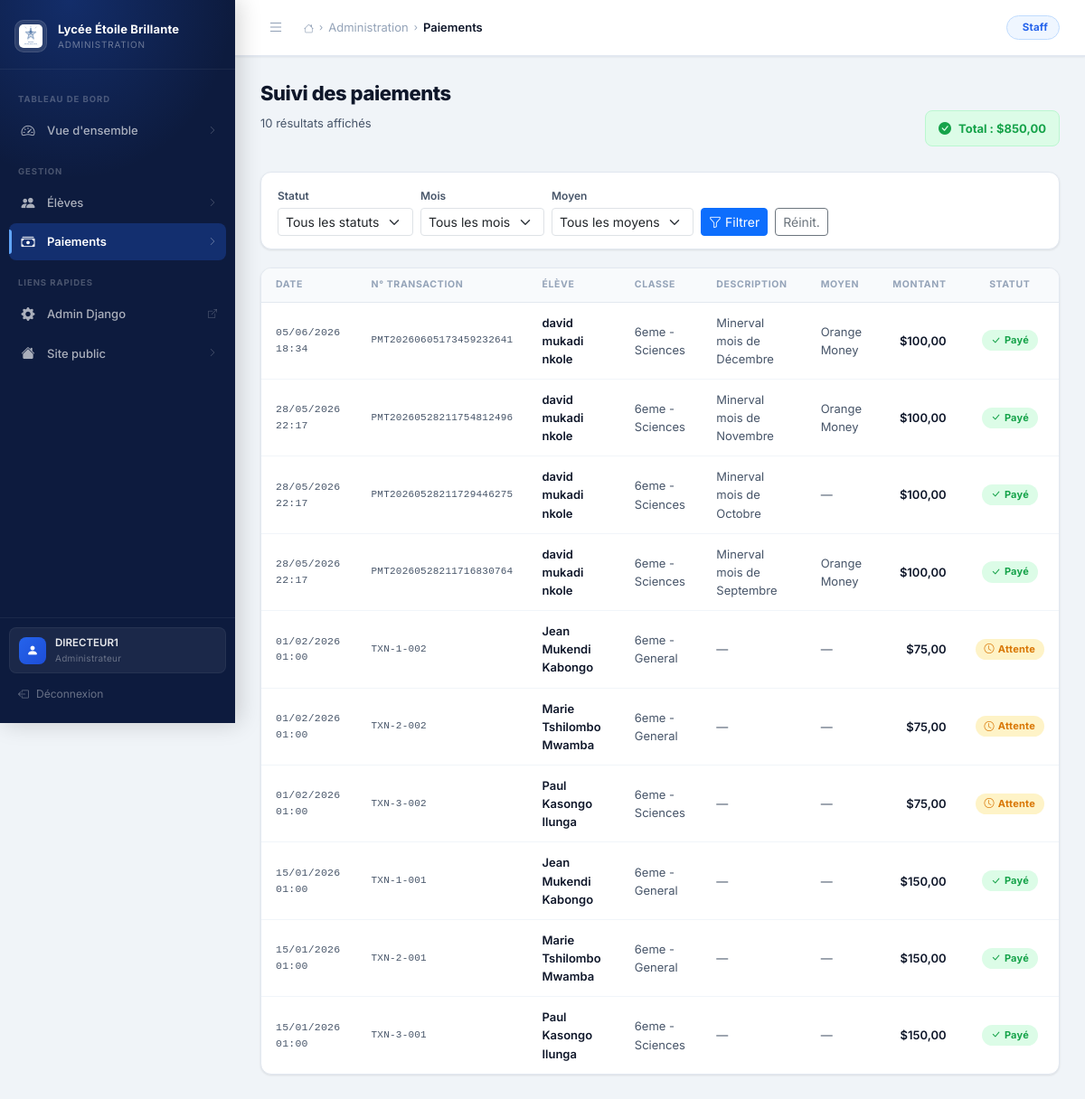
/administration/paiements/ (signed in), run on the app's committed database.
### accounts/models.py (models this page shows, shortened)
class User(AbstractBaseUser, PermissionsMixin):
    identifiant = models.CharField(max_length=50, unique=True)
    is_active = models.BooleanField(default=True)
    is_staff = models.BooleanField(default=False)
    password_created = models.BooleanField(default=False)
    objects = UserManager()
    USERNAME_FIELD = "identifiant"
    REQUIRED_FIELDS = []
    class Meta:
        verbose_name = "utilisateur"
        verbose_name_plural = "utilisateurs"

class Eleve(models.Model):
    user = models.OneToOneField(User, on_delete=models.CASCADE, related_name="eleve")
    nom = models.CharField(max_length=100)
    postnom = models.CharField(max_length=100)
    prenom = models.CharField(max_length=100)
    classe = models.ForeignKey(Classe, on_delete=models.SET_NULL, null=True, blank=True)
    class Meta:
        verbose_name = "élève"
        verbose_name_plural = "élèves"
    @property
    def nom_complet(self):
        return f"{self.prenom} {self.nom} {self.postnom}"

class Classe(models.Model):
    niveau = models.CharField(max_length=100)
    departement = models.CharField(max_length=100)
    class Meta:
        verbose_name = "classe"
        verbose_name_plural = "classes"
    def __str__(self):
        return f"{self.niveau} - {self.departement}"

### payments/models.py (models this page shows, shortened)
class Paiement(models.Model):
    MODE_CHOICES = [
        ("orange", "Orange Money"),
        ("airtel", "Airtel Money"),
        ("mpesa", "M-Pesa"),
    ]
    STATUT_CHOICES = [
        ("en_attente", "En attente"),
        ("paye", "Payé"),
        ("echec", "Échec"),
    ]
    eleve = models.ForeignKey(Eleve, on_delete=models.CASCADE, related_name="paiements")
    frais = models.ForeignKey(FraisScolaire, null=True, blank=True, on_delete=models.PROTECT, related_name="paiements")
    moyen_paiement = models.CharField(max_length=20, choices=MODE_CHOICES, null=True, blank=True)
    montant = models.DecimalField(max_digits=10, decimal_places=2, editable=False, null=True, blank=True)
    description = models.CharField(max_length=255, blank=True)
    statut = models.CharField(max_length=20, choices=STATUT_CHOICES, default="paye")
    date_paiement = models.DateTimeField(auto_now_add=True)
    numero_transaction = models.CharField(max_length=100, unique=True, blank=True)
    class Meta:
        verbose_name = "paiement"
        verbose_name_plural = "paiements"
        ordering = ["-date_paiement"]
        unique_together = ("eleve", "frais")

### admin_panel/views.py (the view)
# urls.py: path("paiements/", views.PaiementsAdminView.as_view(), name="paiements"),
@staff_required_dispatch
class PaiementsAdminView(View):
    template_name = "admin_panel/paiements.html"
    def get(self, request):
        statut = request.GET.get("statut")
        mois = request.GET.get("mois")
        moyen = request.GET.get("moyen")
        qs = Paiement.objects.select_related("eleve", "frais", "eleve__classe").order_by("-date_paiement")
        if statut:
            qs = qs.filter(statut=statut)
        if mois:
            qs = qs.filter(frais__mois=mois)
        if moyen:
            qs = qs.filter(moyen_paiement=moyen)
        total_filtre = qs.filter(statut="paye").aggregate(total=Sum("montant"))["total"] or 0
        context = {
            "paiements": qs[:200],
            "total_filtre": total_filtre,
            "statut_choices": Paiement.STATUT_CHOICES,
            "mode_choices": Paiement.MODE_CHOICES,
            "mois_choices": FraisScolaire.MOIS_CHOICES,
            "statut_actif": statut,
            "mois_actif": mois,
            "moyen_actif": moyen,
        }
        return render(request, self.template_name, context)

### admin_panel/views.py (called while the page is built)
def staff_required_dispatch(cls):
    original_dispatch = cls.dispatch
    def dispatch(self, request, *args, **kwargs):
        if not request.user.is_authenticated or not request.user.is_staff:
            return redirect(f"/administration/connexion/?next={request.path}")
        return original_dispatch(self, request, *args, **kwargs)
    cls.dispatch = dispatch
    return cls

### templates/admin_panel/paiements.html (shortened to what this page needs)
{% extends "admin_panel/base_admin.html" %}
{% block nav_paiements %}active{% endblock %}
{% block breadcrumb_extra %}
<span class="breadcrumb-sep">›</span>
<span class="breadcrumb-item current">Paiements</span>
{% endblock %}
{% block content %}
<div class="page-header">
    <div class="page-header-left">
        <h1 class="page-title">Suivi des paiements</h1>
        <p class="page-subtitle">{{ paiements|length }} résultat{{ paiements|length|pluralize }} affiché{{ paiements|length|pluralize }}</p>
    </div>
    {% if total_filtre > 0 %}
    <div style="display:flex;align-items:center;gap:8px;background:#dcfce7;border:1px solid #bbf7d0;padding:8px 14px;border-radius:8px;">
        <i class="bi bi-check-circle-fill" style="color:#16a34a;"></i>
        <span style="font-size:13px;font-weight:700;color:#16a34a;">Total : ${{ total_filtre|floatformat:2 }}</span>
    </div>
    {% endif %}
</div>
<div class="filter-bar">
    <form method="get" class="row g-2 align-items-end">
        <div class="col-12 col-sm-auto">
            <label class="form-label mb-1" style="font-size:12px;font-weight:600;color:#475569;">Statut</label>
            <select name="statut" class="form-select form-select-sm">
                <option value="">Tous les statuts</option>
            </select>
        </div>
        <div class="col-12 col-sm-auto">
            <label class="form-label mb-1" style="font-size:12px;font-weight:600;color:#475569;">Mois</label>
            <select name="mois" class="form-select form-select-sm">
                <option value="">Tous les mois</option>
            </select>
        </div>
        <div class="col-12 col-sm-auto">
            <label class="form-label mb-1" style="font-size:12px;font-weight:600;color:#475569;">Moyen</label>
            <select name="moyen" class="form-select form-select-sm">
                <option value="">Tous les moyens</option>
            </select>
        </div>
        <div class="col-12 col-sm-auto">
            <button type="submit" class="btn btn-sm btn-primary"><i class="bi bi-funnel me-1"></i>Filtrer</button>
            <a href="{% url 'admin_panel:paiements' %}" class="btn btn-sm btn-outline-secondary ms-1">Réinit.</a>
        </div>
    </form>
</div>
<div class="admin-card">
    <div style="overflow-x:auto;">
        <table class="admin-table">
            <thead><tr>
                <th>Date</th>
                <th>N° Transaction</th>
                <th>Élève</th>
                <th>Classe</th>
                <th>Description</th>
                <th>Moyen</th>
                <th class="text-end">Montant</th>
                <th class="text-center">Statut</th>
            </tr></thead>
            <tbody>
            {% for p in paiements %}
            <tr>
                <td class="mono">{{ p.date_paiement|date:"d/m/Y H:i" }}</td>
                <td class="mono" style="font-size:11px;">{{ p.numero_transaction }}</td>
                <td class="fw-med">{{ p.eleve.nom_complet }}</td>
                <td>{{ p.eleve.classe|default:"—" }}</td>
                <td>{{ p.description|default:"—" }}</td>
                <td>{{ p.get_moyen_paiement_display|default:"—" }}</td>
                <td class="text-end fw-med">${{ p.montant|floatformat:2 }}</td>
                <td class="text-center">
                    {% if p.statut == "paye" %}<span class="status-badge paye"><i class="bi bi-check-lg"></i>Payé</span>
                    {% elif p.statut == "en_attente" %}<span class="status-badge attente"><i class="bi bi-clock"></i>Attente</span>
                    {% else %}<span class="status-badge echec"><i class="bi bi-x-lg"></i>Échec</span>{% endif %}
                </td>
            </tr>
            {% empty %}
            <tr><td colspan="8"><div class="empty-state"><i class="bi bi-inbox"></i><p>Aucun paiement trouvé</p></div></td></tr>
            {% endfor %}
            </tbody>
        </table>
    </div>
</div>
{% endblock %}

### templates/admin_panel/base_admin.html (shortened to what this page needs)
{% load static %}
<!DOCTYPE html>
<html lang="fr">
<head>
    <link href="https://cdn.jsdelivr.net/npm/bootstrap@5.3.3/dist/css/bootstrap.min.css" rel="stylesheet">
    <link rel="stylesheet" href="https://cdn.jsdelivr.net/npm/bootstrap-icons@1.11.3/font/bootstrap-icons.min.css">
    <link rel="stylesheet" href="{% static 'css/admin.css' %}">
</head>
<body class="admin-body">
<div class="admin-wrapper">
    <aside class="admin-sidebar" id="adminSidebar">
        <a href="{% url 'admin_panel:index' %}" class="sidebar-header">
            <img src="{% static 'img/logo-ecole.svg' %}" alt="Logo" class="sidebar-logo">
            <div class="sidebar-brand">
                <span class="brand-main">Lycée Étoile Brillante</span>
                <span class="brand-sub">Administration</span>
            </div>
        </a>
        <nav class="sidebar-nav">
            <span class="nav-group-label">Tableau de bord</span>
            <a href="{% url 'admin_panel:index' %}" class="sidebar-link {% block nav_dashboard %}{% endblock %}">
                <i class="bi bi-speedometer2 nav-icon"></i>
                <span>Vue d'ensemble</span>
                <i class="bi bi-chevron-right nav-arrow"></i>
            </a>
            <span class="nav-group-label">Gestion</span>
            <a href="{% url 'admin_panel:eleves' %}" class="sidebar-link {% block nav_eleves %}{% endblock %}">
                <i class="bi bi-people-fill nav-icon"></i>
                <span>Élèves</span>
                <i class="bi bi-chevron-right nav-arrow"></i>
            </a>
            <a href="{% url 'admin_panel:paiements' %}" class="sidebar-link {% block nav_paiements %}{% endblock %}">
                <i class="bi bi-cash-stack nav-icon"></i>
                <span>Paiements</span>
                <i class="bi bi-chevron-right nav-arrow"></i>
            </a>
            <span class="nav-group-label">Liens rapides</span>
            <a href="{% url 'admin:index' %}" class="sidebar-link" target="_blank">
                <i class="bi bi-gear-fill nav-icon"></i>
                <span>Admin Django</span>
                <i class="bi bi-box-arrow-up-right nav-arrow"></i>
            </a>
            <a href="{% url 'home' %}" class="sidebar-link">
                <i class="bi bi-house-fill nav-icon"></i>
                <span>Site public</span>
                <i class="bi bi-chevron-right nav-arrow"></i>
            </a>
        </nav>
        <div class="sidebar-footer">
            <div class="sidebar-user">
                <div class="user-avatar"><i class="bi bi-person-fill"></i></div>
                <div class="user-info">
                    <div class="user-name">{{ request.user.identifiant }}</div>
                    <div class="user-role">Administrateur</div>
                </div>
            </div>
            <form method="post" action="{% url 'accounts:signout' %}">
                <button type="submit" class="sidebar-signout">
                    <i class="bi bi-box-arrow-left"></i>
                    <span class="signout-text">Déconnexion</span>
                </button>
            </form>
        </div>
    </aside>
    <div class="admin-main" id="adminMain">
        <header class="admin-topbar">
            <button class="topbar-toggle" id="sidebarToggle" aria-label="Menu">
                <i class="bi bi-list"></i>
            </button>
            <div class="topbar-breadcrumb">
                <span class="breadcrumb-item"><i class="bi bi-house" style="font-size:11px;"></i></span>
                <span class="breadcrumb-sep">›</span>
                <span class="breadcrumb-item">Administration</span>
                {% block breadcrumb_extra %}{% endblock %}
            </div>
            <div class="topbar-right">
                <div class="topbar-badge">
                     Staff
                </div>
            </div>
        </header>
        <main class="admin-content">
            {% block content %}{% endblock %}
        </main>
    </div>
</div>
</body>
</html>

### data on the page
User: user.identifiant "DIRECTEUR1"
Paiement: date_paiement "05/06/2026 18:34", numero_transaction "PMT20260605173459232641", eleve.nom_complet "david mukadi nkole", eleve.classe "6eme - Sciences", description "Minerval mois de Décembre", moyen_paiement "Orange Money", montant "100,00", statut "paye" (drawn)
Paiement: date_paiement "28/05/2026 22:17", numero_transaction "PMT20260528211754812496", eleve.nom_complet "david mukadi nkole", eleve.classe "6eme - Sciences", description "Minerval mois de Novembre", moyen_paiement "Orange Money", montant "100,00", statut "paye" (drawn)
Paiement: date_paiement "28/05/2026 22:17", numero_transaction "PMT20260528211729446275", eleve.nom_complet "david mukadi nkole", eleve.classe "6eme - Sciences", description "Minerval mois de Octobre", moyen_paiement "—", montant "100,00", statut "paye" (drawn)
Paiement: date_paiement "28/05/2026 22:17", numero_transaction "PMT20260528211716830764", eleve.nom_complet "david mukadi nkole", eleve.classe "6eme - Sciences", description "Minerval mois de Septembre", moyen_paiement "Orange Money", montant "100,00", statut "paye" (drawn)
Paiement: date_paiement "01/02/2026 01:00", numero_transaction "TXN-1-002", eleve.nom_complet "Jean Mukendi Kabongo", eleve.classe "6eme - General", description "—", moyen_paiement "—", montant "75,00", statut "en_attente" (drawn)
Paiement: date_paiement "01/02/2026 01:00", numero_transaction "TXN-2-002", eleve.nom_complet "Marie Tshilombo Mwamba", eleve.classe "6eme - General", description "—", moyen_paiement "—", montant "75,00", statut "en_attente" (drawn)
Paiement: date_paiement "01/02/2026 01:00", numero_transaction "TXN-3-002", eleve.nom_complet "Paul Kasongo Ilunga", eleve.classe "6eme - Sciences", description "—", moyen_paiement "—", montant "75,00", statut "en_attente" (drawn)
Paiement: date_paiement "15/01/2026 01:00", numero_transaction "TXN-1-001", eleve.nom_complet "Jean Mukendi Kabongo", eleve.classe "6eme - General", description "—", moyen_paiement "—", montant "150,00", statut "paye" (drawn)
Paiement: date_paiement "15/01/2026 01:00", numero_transaction "TXN-2-001", eleve.nom_complet "Marie Tshilombo Mwamba", eleve.classe "6eme - General", description "—", moyen_paiement "—", montant "150,00", statut "paye" (drawn)
Paiement: date_paiement "15/01/2026 01:00", numero_transaction "TXN-3-001", eleve.nom_complet "Paul Kasongo Ilunga", eleve.classe "6eme - Sciences", description "—", moyen_paiement "—", montant "150,00", statut "paye" (drawn)

### other printed values
{{ paiements|length }} "10"
{{ total_filtre|floatformat:2 }} "850,00"
